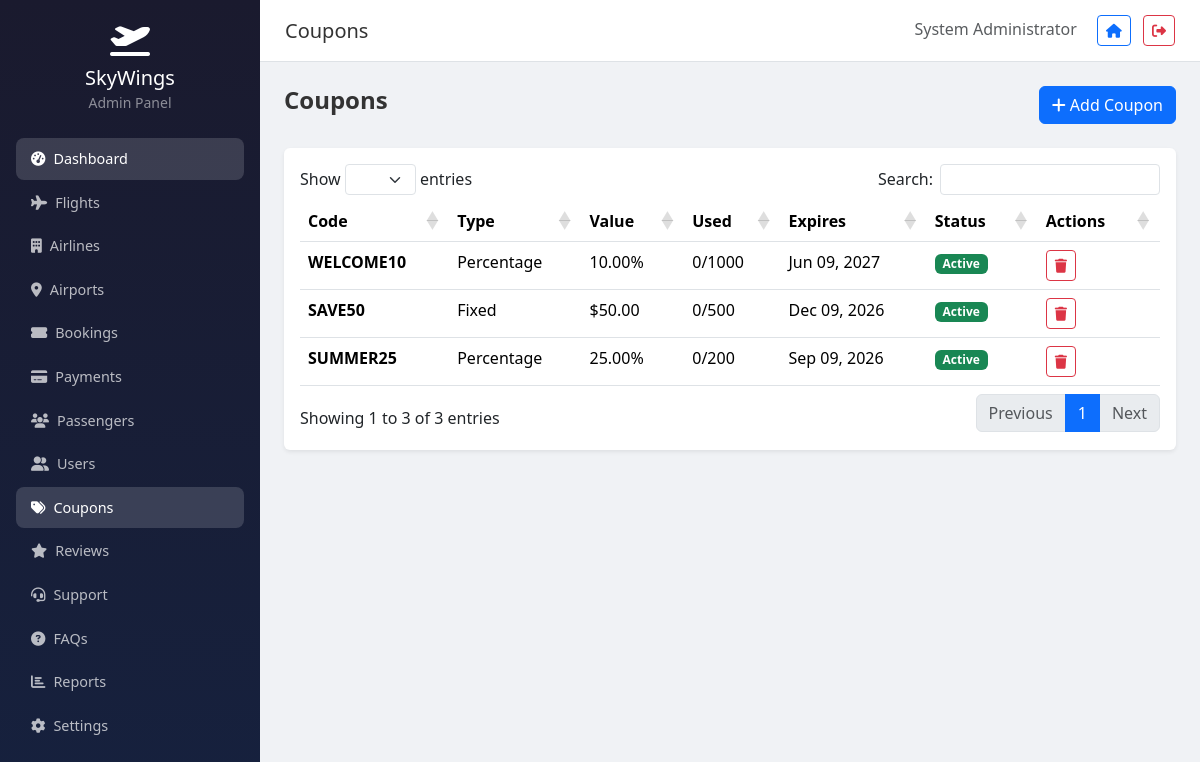
The page /admin/coupons (signed in) on the database its author committed.
### tables this page shows
CREATE TABLE IF NOT EXISTS `coupons` (
    `id` INT UNSIGNED AUTO_INCREMENT PRIMARY KEY,
    `code` VARCHAR(50) NOT NULL UNIQUE,
    `description` VARCHAR(255) DEFAULT NULL,
    `discount_type` ENUM('percentage','fixed') NOT NULL DEFAULT 'percentage',
    `discount_value` DECIMAL(10,2) NOT NULL,
    `min_amount` DECIMAL(10,2) DEFAULT 0.00,
    `max_uses` INT UNSIGNED DEFAULT NULL,
    `used_count` INT UNSIGNED NOT NULL DEFAULT 0,
    `expires_at` DATETIME DEFAULT NULL,
    `status` ENUM('active','inactive') NOT NULL DEFAULT 'active',
    `created_at` DATETIME NOT NULL DEFAULT CURRENT_TIMESTAMP,
    `updated_at` DATETIME NOT NULL DEFAULT CURRENT_TIMESTAMP ON UPDATE CURRENT_TIMESTAMP
);

### controllers/AdminController.php (called while the page is built, shortened)
<?php
class AdminController extends BaseController
{
    public function coupons(): void
    {
        $coupons = Coupon::getAll();
        view('admin.coupons.index', compact('coupons'), 'admin');
    }
}

### index.php (called while the page is built)
<?php
require_once __DIR__ . '/includes/bootstrap.php';
$router = new Router();
$router->get('/', 'Home', 'index');
$router->get('/about', 'Home', 'about');
$router->post('/newsletter', 'Home', 'newsletter');
$router->get('/login', 'Auth', 'loginForm');
$router->post('/login', 'Auth', 'login');
$router->get('/register', 'Auth', 'registerForm');
$router->post('/register', 'Auth', 'register');
$router->get('/logout', 'Auth', 'logout');
$router->get('/verify-email/{token}', 'Auth', 'verifyEmail');
$router->get('/forgot-password', 'Auth', 'forgotForm');
$router->post('/forgot-password', 'Auth', 'forgot');
$router->get('/reset-password/{token}', 'Auth', 'resetForm');
$router->post('/reset-password/{token}', 'Auth', 'reset');
$router->get('/flights/search', 'Flight', 'search');
$router->get('/flights/{id}', 'Flight', 'details');
$router->get('/api/airports', 'Flight', 'airportSearch');
$router->get('/booking/create', 'Booking', 'create');
$router->post('/booking/store', 'Booking', 'store');
$router->get('/booking/review/{id}', 'Booking', 'review');
$router->post('/booking/confirm/{id}', 'Booking', 'confirm');
$router->post('/booking/cancel/{id}', 'Booking', 'cancel');
$router->post('/api/validate-coupon', 'Booking', 'validateCoupon');
$router->get('/payment/{id}', 'Payment', 'show');
$router->post('/payment/process', 'Payment', 'process');
$router->post('/admin/payments/approve/{id}', 'Payment', 'approve');
$router->get('/user/dashboard', 'User', 'dashboard');
$router->get('/user/bookings', 'User', 'bookings');
$router->get('/user/bookings/{id}', 'User', 'bookingDetail');
$router->get('/user/profile', 'User', 'profile');
$router->post('/user/profile', 'User', 'updateProfile');
$router->post('/user/change-password', 'User', 'changePassword');
$router->get('/user/notifications', 'User', 'notifications');
$router->get('/user/ticket/download/{id}', 'User', 'downloadTicket');
$router->post('/user/review', 'User', 'addReview');
$router->get('/user/support', 'User', 'support');
$router->post('/user/support', 'User', 'createTicket');
$router->get('/contact', 'Contact', 'index');
$router->post('/contact', 'Contact', 'submit');
$router->post('/contact/ticket', 'Contact', 'createTicket');
$router->get('/admin', 'Admin', 'dashboard');
$router->get('/admin/flights', 'Admin', 'flights');
$router->get('/admin/flights/create', 'Admin', 'flightCreate');
$router->post('/admin/flights/store', 'Admin', 'flightStore');
$router->get('/admin/flights/edit/{id}', 'Admin', 'flightEdit');
$router->post('/admin/flights/update/{id}', 'Admin', 'flightUpdate');
$router->post('/admin/flights/delete/{id}', 'Admin', 'flightDelete');
$router->get('/admin/airlines', 'Admin', 'airlines');
$router->post('/admin/airlines/store', 'Admin', 'airlineStore');
$router->post('/admin/airlines/update/{id}', 'Admin', 'airlineUpdate');
$router->post('/admin/airlines/delete/{id}', 'Admin', 'airlineDelete');
$router->get('/admin/airports', 'Admin', 'airports');
$router->post('/admin/airports/store', 'Admin', 'airportStore');
$router->post('/admin/airports/update/{id}', 'Admin', 'airportUpdate');
$router->post('/admin/airports/delete/{id}', 'Admin', 'airportDelete');
$router->get('/admin/bookings', 'Admin', 'bookings');
$router->post('/admin/bookings/status/{id}', 'Admin', 'bookingUpdateStatus');
$router->get('/admin/payments', 'Admin', 'payments');
$router->get('/admin/users', 'Admin', 'users');
$router->post('/admin/users/status/{id}', 'Admin', 'userUpdateStatus');
$router->get('/admin/coupons', 'Admin', 'coupons');
$router->post('/admin/coupons/store', 'Admin', 'couponStore');
$router->post('/admin/coupons/delete/{id}', 'Admin', 'couponDelete');
$router->get('/admin/reviews', 'Admin', 'reviews');
$router->post('/admin/reviews/update/{id}', 'Admin', 'reviewUpdate');
$router->get('/admin/support', 'Admin', 'support');
$router->post('/admin/support/reply/{id}', 'Admin', 'supportReply');
$router->get('/admin/faqs', 'Admin', 'faqs');
$router->post('/admin/faqs/store', 'Admin', 'faqStore');
$router->post('/admin/faqs/delete/{id}', 'Admin', 'faqDelete');
$router->get('/admin/reports', 'Admin', 'reports');
$router->post('/admin/reports/generate', 'Admin', 'generateReport');
$router->get('/admin/settings', 'Admin', 'settings');
$router->post('/admin/settings', 'Admin', 'settingsUpdate');
$router->get('/admin/passengers', 'Admin', 'passengers');
$router->dispatch();

### includes/bootstrap.php (called while the page is built, shortened)
<?php
require_once BASE_PATH . '/includes/Database.php';
require_once BASE_PATH . '/includes/Security.php';
require_once BASE_PATH . '/includes/helpers.php';
spl_autoload_register(function (string $class) {
    $paths = [
        BASE_PATH . '/models/' . $class . '.php',
        BASE_PATH . '/controllers/' . $class . '.php',
    ];
    foreach ($paths as $path) {
        if (file_exists($path)) {
            return;
        }
    }
});
require_once BASE_PATH . '/includes/Router.php';

### config/database.php (called while the page is built)
<?php
return [
    'host' => getenv('DB_HOST') ?: 'localhost',
    'port' => getenv('DB_PORT') ?: '3306',
    'database' => getenv('DB_NAME') ?: 'skywings_flights',
    'username' => getenv('DB_USER') ?: 'root',
    'password' => getenv('DB_PASS') ?: '',
    'charset' => 'utf8mb4',
    'options' => [
        PDO::ATTR_ERRMODE => PDO::ERRMODE_EXCEPTION,
        PDO::ATTR_DEFAULT_FETCH_MODE => PDO::FETCH_ASSOC,
        PDO::ATTR_EMULATE_PREPARES => false,
    ],
];

### includes/Database.php (called while the page is built, shortened)
<?php
class Database
{
    private static ?PDO $instance = null;
    public static function getInstance(): PDO
    {
        if (self::$instance === null) {
            $config = require BASE_PATH . '/config/database.php';
            $dsn = sprintf(
                'mysql:host=%s;port=%s;dbname=%s;charset=%s',
                $config['host'],
                $config['port'],
                $config['database'],
                $config['charset']
            );
            self::$instance = new PDO($dsn, $config['username'], $config['password'], $config['options']);
        }
        return self::$instance;
    }
    public static function query(string $sql, array $params = []): PDOStatement
    {
        $stmt = self::getInstance()->prepare($sql);
        $stmt->execute($params);
        return $stmt;
    }
    public static function fetchAll(string $sql, array $params = []): array
    {
        return self::query($sql, $params)->fetchAll();
    }
}

### models/Coupon.php (called while the page is built, shortened)
<?php
class Coupon
{
    public static function getAll(): array
    {
        return Database::fetchAll('SELECT * FROM coupons ORDER BY created_at DESC');
    }
}

### includes/Security.php (called while the page is built, shortened)
<?php
class Security
{
    public static function escape(?string $value): string
    {
        return htmlspecialchars($value ?? '', ENT_QUOTES, 'UTF-8');
    }
}

### config/app.php (called while the page is built)
<?php
return [
    'name' => 'SkyWings',
    'tagline' => 'Your Journey Begins Here',
    'url' => getenv('APP_URL') ?: 'http://localhost',
    'timezone' => 'UTC',
    'debug' => filter_var(getenv('APP_DEBUG') ?: false, FILTER_VALIDATE_BOOLEAN),
    'version' => '1.0.0',
    'session' => [
        'name' => 'SKYWINGS_SESSION',
        'lifetime' => 7200,
        'secure' => false,
        'httponly' => true,
        'samesite' => 'Lax',
    ],
    'upload' => [
        'max_size' => 2097152,
        'allowed_images' => ['jpg', 'jpeg', 'png', 'gif', 'webp'],
        'airlines_path' => 'uploads/airlines/',
        'avatars_path' => 'uploads/avatars/',
        'tickets_path' => 'uploads/tickets/',
    ],
    'pagination' => [
        'per_page' => 10,
        'admin_per_page' => 15,
    ],
    'rate_limit' => [
        'login' => ['max' => 5, 'window' => 900],
        'register' => ['max' => 3, 'window' => 3600],
        'contact' => ['max' => 5, 'window' => 3600],
    ],
    'booking' => [
        'reference_prefix' => 'SW',
        'ticket_prefix' => 'TKT',
    ],
];

### views/admin/coupons/index.php (the view, shortened to what this page needs)
<div class="d-flex justify-content-between mb-4">
    <h4 class="fw-bold mb-0">Coupons</h4>
    <button class="btn btn-primary" data-bs-toggle="modal" data-bs-target="#addCouponModal"><i class="fas fa-plus me-1"></i>Add Coupon</button>
</div>
<div class="card border-0 shadow-sm">
    <div class="card-body">
        <table class="table table-hover data-table">
            <thead><tr><th>Code</th><th>Type</th><th>Value</th><th>Used</th><th>Expires</th><th>Status</th><th>Actions</th></tr></thead>
            <tbody>
                <?php foreach ($coupons as $c): ?>
                <tr>
                    <td><strong><?= e($c['code']) ?></strong></td>
                    <td><?= ucfirst($c['discount_type']) ?></td>
                    <td><?= $c['discount_type'] === 'percentage' ? $c['discount_value'] . '%' : formatMoney($c['discount_value']) ?></td>
                    <td><?= $c['used_count'] ?>/<?= $c['max_uses'] ?? '∞' ?></td>
                    <td><?= $c['expires_at'] ? formatDate($c['expires_at']) : 'Never' ?></td>
                    <td><span class="badge bg-<?= $c['status'] === 'active' ? 'success' : 'secondary' ?>"><?= ucfirst($c['status']) ?></span></td>
                    <td><form method="POST" action="<?= url('admin/coupons/delete/' . $c['id']) ?>" class="d-inline" onsubmit="return confirm('Delete?')"><?= Security::csrfField() ?><button class="btn btn-sm btn-outline-danger"><i class="fas fa-trash"></i></button></form></td>
                </tr>
                <?php endforeach; ?>
            </tbody>
        </table>
    </div>
</div>

### includes/Router.php (shortened to what this page needs)
<?php
class Router
{
    private array $routes = [];
    private function addRoute(string $method, string $path, string $controller, string $action): void
    {
        $this->routes[] = compact('method', 'path', 'controller', 'action');
    }
    public function dispatch(): void
    {
        $method = $_SERVER['REQUEST_METHOD'];
        $uri = parse_url($_SERVER['REQUEST_URI'], PHP_URL_PATH);
        $uri = '/' . trim($uri, '/');
        foreach ($this->routes as $route) {
            $pattern = $this->convertToRegex($route['path']);
            if ($route['method'] === $method && preg_match($pattern, $uri, $matches)) {
                array_shift($matches);
                $this->callController($route['controller'], $route['action'], $matches);
                return;
            }
        }
    }
    private function convertToRegex(string $path): string
    {
        $pattern = preg_replace('/\{([a-zA-Z_]+)\}/', '([^/]+)', $path);
        return '#^' . $pattern . '$#';
    }
    private function callController(string $controller, string $action, array $params = []): void
    {
        $instance = new $class();
        call_user_func_array([$instance, $action], $params);
    }
}

### assets/css/style.css (style rules this page uses)
:root { --primary: #0d6efd; --primary-dark: #0a58ca; --gradient: linear-gradient(135deg, #0d6efd 0%, #0dcaf0 100%); }
body { font-family: 'Segoe UI', system-ui, -apple-system, sans-serif; color: #333; }

### rows shown on the page
coupons: code "WELCOME10", discount_type "Percentage", discount_value "10.00", used_count "0", max_uses "1000", expires_at "Jun 09, 2027", status "Active"
coupons: code "SAVE50", discount_type "Fixed", discount_value "$50.00", used_count "0", max_uses "500", expires_at "Dec 09, 2026", status "Active"
coupons: code "SUMMER25", discount_type "Percentage", discount_value "25.00", used_count "0", max_uses "200", expires_at "Sep 09, 2026", status "Active"
